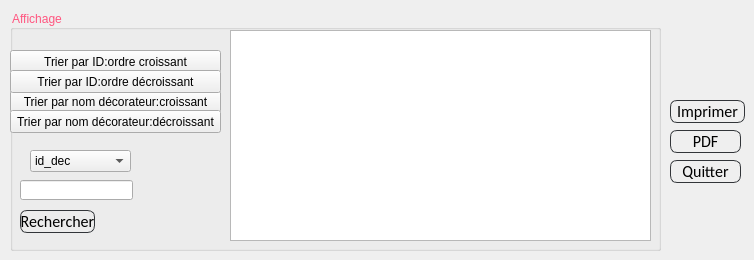
     <widget class="QWidget" name="tab">
      <attribute name="title">
       <string>Afficher Decorateur</string>
      </attribute>
      <widget class="QGroupBox" name="groupBox_3">
       <property name="geometry">
        <rect>
         <x>10</x>
         <y>10</y>
         <width>651</width>
         <height>241</height>
        </rect>
       </property>
       <property name="styleSheet">
        <string notr="true">color: rgb(255, 85, 127);
font: italic 8pt &quot;MS Sans Serif&quot;;</string>
       </property>
       <property name="title">
        <string>Affichage</string>
       </property>
       <widget class="QTableView" name="tab_theme">
        <property name="geometry">
         <rect>
          <x>220</x>
          <y>20</y>
          <width>421</width>
          <height>211</height>
         </rect>
        </property>
       </widget>
       <widget class="QLineEdit" name="le_recherche">
        <property name="geometry">
         <rect>
          <x>10</x>
          <y>170</y>
          <width>113</width>
          <height>20</height>
         </rect>
        </property>
       </widget>
       <widget class="QPushButton" name="pushButton_3">
        <property name="geometry">
         <rect>
          <x>10</x>
          <y>200</y>
          <width>75</width>
          <height>23</height>
         </rect>
        </property>
        <property name="styleSheet">
         <string notr="true">QPushButton
{
	background: transparent;
	border-style:solid;
	border-radius:7px;
	border-width:1px;
border-color: rgb(50, 53, 57);
	color:rgb(0,0,0);
	font-size:16px;
font-family:Calibri;
}

QPushButton:hover
{
	background-color: #00000000;
	border-color: rgb(30, 227, 0);
	/*color:rgb(30, 227, 0);*/
}

QPushButton:focus
{
	background-color:  rgb(30, 227, 0);
	border-color: rgba(30, 227, 0,0);
	color:rgb(255, 255, 255);
}</string>
        </property>
        <property name="text">
         <string>Rechercher</string>
        </property>
       </widget>
       <widget class="QPushButton" name="tri_id_dec">
        <property name="geometry">
         <rect>
          <x>0</x>
          <y>40</y>
          <width>211</width>
          <height>23</height>
         </rect>
        </property>
        <property name="styleSheet">
         <string notr="true">color: rgb(0, 0, 0);
font: 75 9pt &quot;MS Shell Dlg 2&quot;;</string>
        </property>
        <property name="text">
         <string>Trier par ID:ordre croissant</string>
        </property>
       </widget>
       <widget class="QPushButton" name="tri_nom_dec">
        <property name="geometry">
         <rect>
          <x>0</x>
          <y>80</y>
          <width>211</width>
          <height>23</height>
         </rect>
        </property>
        <property name="styleSheet">
         <string notr="true">color: rgb(0, 0, 0);
font: 75 9pt &quot;MS Shell Dlg 2&quot;;</string>
        </property>
        <property name="text">
         <string>Trier par nom décorateur:croissant</string>
        </property>
       </widget>
       <widget class="QPushButton" name="tri_id_dec_2">
        <property name="geometry">
         <rect>
          <x>0</x>
          <y>60</y>
          <width>211</width>
          <height>23</height>
         </rect>
        </property>
        <property name="styleSheet">
         <string notr="true">color: rgb(0, 0, 0);
font: 75 9pt &quot;MS Shell Dlg 2&quot;;</string>
        </property>
        <property name="text">
         <string>Trier par ID:ordre décroissant</string>
        </property>
       </widget>
       <widget class="QPushButton" name="tri_nom_dec_2">
        <property name="geometry">
         <rect>
          <x>0</x>
          <y>100</y>
          <width>211</width>
          <height>23</height>
         </rect>
        </property>
        <property name="styleSheet">
         <string notr="true">color: rgb(0, 0, 0);
font: 75 9pt &quot;MS Shell Dlg 2&quot;;</string>
        </property>
        <property name="text">
         <string>Trier par nom décorateur:décroissant</string>
        </property>
       </widget>
       <widget class="QComboBox" name="comboBox">
        <property name="geometry">
         <rect>
          <x>20</x>
          <y>140</y>
          <width>101</width>
          <height>22</height>
         </rect>
        </property>
        <property name="styleSheet">
         <string notr="true">color: rgb(0, 0, 0);
font: 75 9pt &quot;MS Shell Dlg 2&quot;;</string>
        </property>
        <item>
         <property name="text">
          <string>id_dec</string>
         </property>
        </item>
        <item>
         <property name="text">
          <string>Nom_dec</string>
         </property>
        </item>
        <item>
         <property name="text">
          <string>Nom_theme</string>
         </property>
        </item>
       </widget>
      </widget>
      <widget class="QPushButton" name="pushButton_4">
       <property name="geometry">
        <rect>
         <x>670</x>
         <y>160</y>
         <width>71</width>
         <height>23</height>
        </rect>
       </property>
       <property name="styleSheet">
        <string notr="true">QPushButton
{
	background: transparent;
	border-style:solid;
	border-radius:7px;
	border-width:1px;
border-color: rgb(50, 53, 57);
	color:rgb(0,0,0);
	font-size:16px;
font-family:Calibri;
}

QPushButton:hover
{
	background-color: #00000000;
	border-color: rgb(255, 0, 0);
	/*color:rgb(30, 227, 0);*/
}

QPushButton:focus
{
	background-color: rgb(255, 0, 0);
	border-color:rgb(255, 0, 0);
	color:rgb(255, 255, 255);
}</string>
       </property>
       <property name="text">
        <string>Quitter</string>
       </property>
      </widget>
      <widget class="QPushButton" name="pdf_decorateur">
       <property name="geometry">
        <rect>
         <x>670</x>
         <y>130</y>
         <width>71</width>
         <height>23</height>
        </rect>
       </property>
       <property name="styleSheet">
        <string notr="true">QPushButton
{
	background: transparent;
	border-style:solid;
	border-radius:7px;
	border-width:1px;
border-color: rgb(50, 53, 57);
	color:rgb(0,0,0);
	font-size:16px;
font-family:Calibri;
}

QPushButton:hover
{
	background-color: #00000000;
	border-color: rgb(30, 227, 0);
	/*color:rgb(30, 227, 0);*/
}

QPushButton:focus
{
	background-color:  rgb(30, 227, 0);
	border-color: rgba(30, 227, 0,0);
	color:rgb(255, 255, 255);
}</string>
       </property>
       <property name="text">
        <string>PDF</string>
       </property>
      </widget>
      <widget class="QPushButton" name="pushButton_imprimerdeco">
       <property name="geometry">
        <rect>
         <x>670</x>
         <y>100</y>
         <width>75</width>
         <height>23</height>
        </rect>
       </property>
       <property name="styleSheet">
        <string notr="true">QPushButton
{
	background: transparent;
	border-style:solid;
	border-radius:7px;
	border-width:1px;
border-color: rgb(50, 53, 57);
	color:rgb(0,0,0);
	font-size:16px;
font-family:Calibri;
}

QPushButton:hover
{
	background-color: #00000000;
	border-color: rgb(30, 227, 0);
	/*color:rgb(30, 227, 0);*/
}

QPushButton:focus
{
	background-color:  rgb(30, 227, 0);
	border-color: rgba(30, 227, 0,0);
	color:rgb(255, 255, 255);
}</string>
       </property>
       <property name="text">
        <string>Imprimer</string>
       </property>
      </widget>
     </widget>
